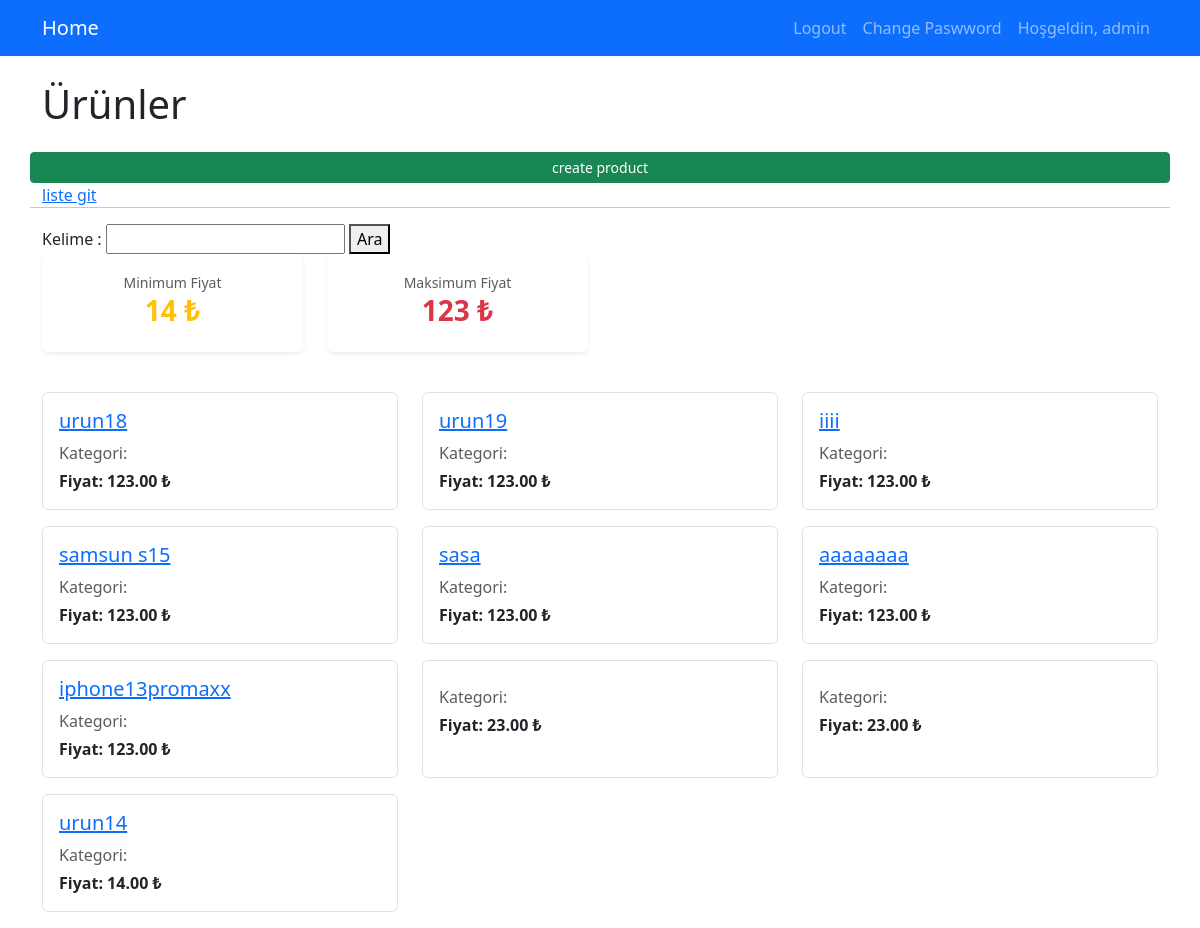
Screenshot of /products/ (signed in) with the database file from the repository.
### myapp/models.py (models this page shows, shortened)
class Product(models.Model):
    name= models.CharField(max_length=50) # varchar max 50 sql karşılığı
    price = models.DecimalField( max_digits=8, decimal_places=2)
    description=models.CharField(max_length=200)
    image = models.FileField(upload_to="images/", blank=True, null=True)
    isActive= models.BooleanField(default=True)#NULL =>null=True DEĞER içeriz herhangi bir kayıt olmaz yani 0 yada 1 olarak gelmez, illa true false olmasına gerek yok
    """category=models.ForeignKey(Category, on_delete=models.CASCADE,null=True, related_name="products") # ilişki kurduk category ile burda , bir kategori silinirse ona bağlı ürünlerde silinsin istiyoruz on_delete=models.CASCADE ile , null=True bu alan boş geçilebilir demek..////Cascade yerine on_delete=models.SET_NULL da kullanılabilir bu durumda kategori silinirse ürün kalır ama kategorisi null olur null=true olması gerek ama dikkat bunu tanımlarsan, yada setdafult bi değer///"""
    supplier=models.ForeignKey(Supplier, on_delete=models.CASCADE, null=True,)
    categories=models.ManyToManyField(Category) #bir ürün birden fazla kategoriye ait olabilir bir kategoriye de birden fazla ürün ait olabilir many to many ilişki kurduk
    slug =models.SlugField(default="", null=False, db_index=True ,blank=True) #mig olucak bunun için name göre bi veri bulcaz /1 yerine products/telefonu bulcaz bunun sayesinde zaten otomatik oluşuyor sluga adminde görmemek için editable create aşamsında o kendi kendiine oluşcak zaten
    """
    def save(self, *args, **kwargs):
        # self.slug= self.name.replace(" ","-").lower() #  bu yapı yerine yada boşlukları silin türkçe akrakterleri ing yapn çeviren bir yapıyı kullancaz slugify bu yapida
        self.slug= slugify(self.name)
        super().save(*args, **kwargs)
    """

### myapp/views.py (the view)
# urls.py: path('',  views.index, name='products'),     # ikisindede index gelir
def index(request):
    products=Product.objects.all().order_by("-price") #fiyat a göre sıralama azalan yükseğden -düşüğe
    product_max=Product.objects.aggregate(Max("price"))
    product_min=Product.objects.aggregate(Min("price"))
    context={
        "products":products,
        "max_price":product_max,
        "min_price":product_min
    }
    return render(request,'index.html',context)

### templates/index.html (shortened to what this page needs)
{% extends "layout.html" %}
{% load static %}
{% block content %}
<div class="container mt-4">
    <h1 class="mb-4">Ürünler</h1>
    <div class="row mb-4">
        <a href="create"  class="btn btn-success btn-sm px-1"> create product</a>
        <a href="list">liste git</a>
        <hr>
        <form action="list" method="get">
            Kelime : <input type="text" name="q" >
            <button type="submit">Ara</button>
        </form>
        <div class="col-md-3 col-sm-6 mb-3">
            <div class="card shadow-sm border-0 text-center">
                <div class="card-body">
                    <small class="text-muted">Minimum Fiyat</small>
                    <h3 class="fw-bold text-warning">
                        {{ min_price.price__min }} ₺
                    </h3>
                </div>
            </div>
        </div>
        <div class="col-md-3 col-sm-6 mb-3">
            <div class="card shadow-sm border-0 text-center">
                <div class="card-body">
                    <small class="text-muted">Maksimum Fiyat</small>
                    <h3 class="fw-bold text-danger">
                        {{ max_price.price__max }} ₺
                    </h3>
                </div>
            </div>
        </div>
    </div>
    <div class="row">
        {% for product in products %}
            <div class="col-md-4 mb-3">
                <div class="product-item p-3 border rounded h-100">
                    <h5 class="product-title">
                        <a href="{% url 'product_details' slug=product.slug %}">
                            {{ product.name }}
                        </a>
                    </h5>
                    <p class="text-muted mb-1">
                        Kategori: {{ product.category }}
                    </p>
                    <p class="fw-bold mb-0">
                        Fiyat: {{ product.price }} ₺
                    </p>
                </div>
            </div>
        {% empty %}
            <div class="col">
                <p class="text-muted">Henüz ürün eklenmemiş.</p>
            </div>
        {% endfor %}
    </div>
</div>
{% endblock %}

### templates/partials/_header.html (shortened to what this page needs)
<header>
    <nav class="navbar navbar-expand-lg navbar-dark bg-primary mb-3">
        <div class="container">
            <a class="navbar-brand" href="/products">Home</a>
            <div class="collapse navbar-collapse" id="navbarNav">
                <ul class="navbar-nav ms-auto">
                    {% if user.is_authenticated  %}
                    <li class="nav-item">
                        <a href="{% url 'logout' %}" class="nav-link">Logout</a>
                    </li>
                    <li class="nav-item">
                        <a href="{% url 'change_password' %}" class="nav-link">Change Paswword</a>
                    </li>
                    <li class="nav-item">
                        <a href="#" class="nav-link">Hoşgeldin, {{user.username}}</a>
                    </li>
                    {% endif %}
                </ul>
            </div>
        </div>
    </nav>
</header>

### rows the page displays
Product: name "urun18", price "123.00"
Product: name "urun19", price "123.00"
Product: name "iiii", price "123.00"
Product: name "samsun s15", price "123.00"
Product: name "sasa", price "123.00"
Product: name "aaaaaaaa", price "123.00"
Product: name "iphone13promaxx", price "123.00"
Product: price "23.00"
Product: price "23.00"
Product: name "urun14", price "14.00"

### other values shown
{{ user.username }} "admin"
{{ min_price.price__min }} "14"
{{ max_price.price__max }} "123"
